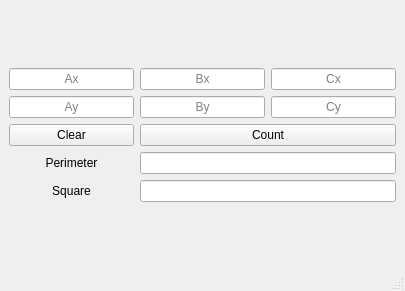
<?xml version="1.0" encoding="UTF-8"?>
<ui version="4.0">
 <class>MainWindow</class>
 <widget class="QMainWindow" name="MainWindow">
  <property name="geometry">
   <rect>
    <x>0</x>
    <y>0</y>
    <width>405</width>
    <height>291</height>
   </rect>
  </property>
  <property name="windowTitle">
   <string>calculator Arsen</string>
  </property>
  <widget class="QWidget" name="centralwidget">
   <layout class="QGridLayout" name="gridLayout">
    <item row="4" column="0">
     <widget class="QLabel" name="perimLabel">
      <property name="text">
       <string>Perimeter</string>
      </property>
      <property name="alignment">
       <set>Qt::AlignCenter</set>
      </property>
     </widget>
    </item>
    <item row="0" column="1">
     <spacer name="verticalSpacer_2">
      <property name="orientation">
       <enum>Qt::Vertical</enum>
      </property>
      <property name="sizeHint" stdset="0">
       <size>
        <width>20</width>
        <height>40</height>
       </size>
      </property>
     </spacer>
    </item>
    <item row="1" column="1">
     <widget class="QLineEdit" name="bxInput">
      <property name="alignment">
       <set>Qt::AlignCenter</set>
      </property>
      <property name="placeholderText">
       <string>Bx</string>
      </property>
     </widget>
    </item>
    <item row="5" column="1" colspan="2">
     <widget class="QLineEdit" name="squareOut">
      <property name="readOnly">
       <bool>true</bool>
      </property>
     </widget>
    </item>
    <item row="1" column="2">
     <widget class="QLineEdit" name="cxInput">
      <property name="alignment">
       <set>Qt::AlignCenter</set>
      </property>
      <property name="placeholderText">
       <string>Cx</string>
      </property>
     </widget>
    </item>
    <item row="4" column="1" colspan="2">
     <widget class="QLineEdit" name="perimOut">
      <property name="readOnly">
       <bool>true</bool>
      </property>
     </widget>
    </item>
    <item row="3" column="0">
     <widget class="QPushButton" name="clearButton">
      <property name="text">
       <string>Clear</string>
      </property>
     </widget>
    </item>
    <item row="1" column="0">
     <widget class="QLineEdit" name="axInput">
      <property name="alignment">
       <set>Qt::AlignCenter</set>
      </property>
      <property name="placeholderText">
       <string>Ax</string>
      </property>
     </widget>
    </item>
    <item row="5" column="0">
     <widget class="QLabel" name="squareLabel">
      <property name="text">
       <string>Square</string>
      </property>
      <property name="alignment">
       <set>Qt::AlignCenter</set>
      </property>
     </widget>
    </item>
    <item row="2" column="0">
     <widget class="QLineEdit" name="ayInput">
      <property name="alignment">
       <set>Qt::AlignCenter</set>
      </property>
      <property name="placeholderText">
       <string>Ay</string>
      </property>
     </widget>
    </item>
    <item row="3" column="1" colspan="2">
     <widget class="QPushButton" name="countButton">
      <property name="text">
       <string>Count</string>
      </property>
     </widget>
    </item>
    <item row="2" column="2">
     <widget class="QLineEdit" name="cyInput">
      <property name="alignment">
       <set>Qt::AlignCenter</set>
      </property>
      <property name="placeholderText">
       <string>Cy</string>
      </property>
     </widget>
    </item>
    <item row="2" column="1">
     <widget class="QLineEdit" name="byInput">
      <property name="alignment">
       <set>Qt::AlignCenter</set>
      </property>
      <property name="placeholderText">
       <string>By</string>
      </property>
     </widget>
    </item>
    <item row="6" column="1">
     <spacer name="verticalSpacer">
      <property name="orientation">
       <enum>Qt::Vertical</enum>
      </property>
      <property name="sizeHint" stdset="0">
       <size>
        <width>20</width>
        <height>40</height>
       </size>
      </property>
     </spacer>
    </item>
   </layout>
  </widget>
  <widget class="QMenuBar" name="menubar">
   <property name="geometry">
    <rect>
     <x>0</x>
     <y>0</y>
     <width>405</width>
     <height>20</height>
    </rect>
   </property>
  </widget>
  <widget class="QStatusBar" name="statusbar"/>
 </widget>
 <resources/>
 <connections/>
</ui>
